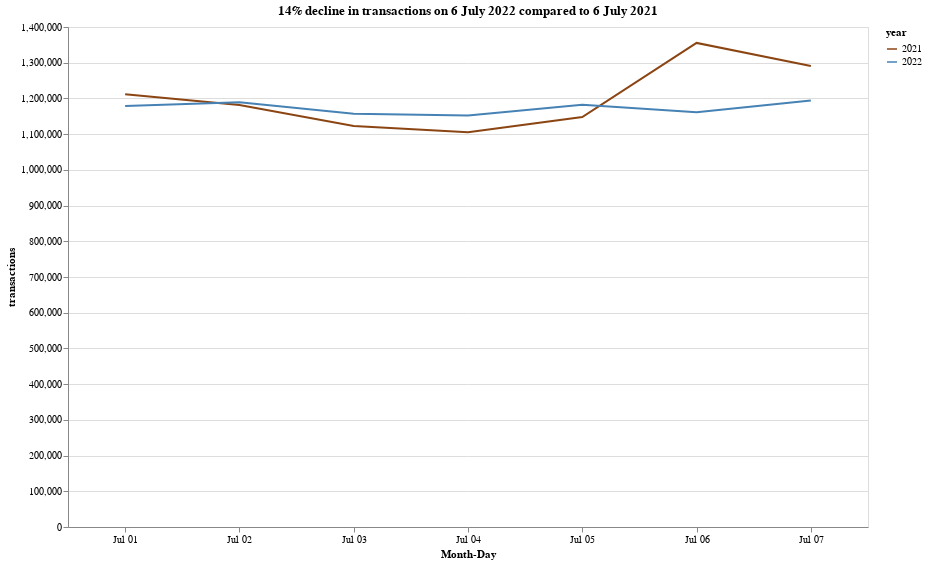

Source (notebook cell):
### Code cell
alt.Chart(df_txn_daily).mark_line().encode(
    x=alt.X('monthdate(block_date):O', title='Month-Day'),
    y='transactions:Q',
    color=alt.Color('block_year:N', scale=alt.Scale(range=['saddlebrown','steelblue']), legend=alt.Legend(title='year')),
    tooltip=[alt.Tooltip('block_year', title='year'), alt.Tooltip('transactions', format=','), alt.Tooltip('monthdate(block_date)', title='Month-Day')],
).properties(
    title='14% decline in transactions on 6 July 2022 compared to 6 July 2021',
    height=500,
    width=800
)

### Figure 1 — Vega-Lite specification as saved in the notebook (floating-point values rounded to 4 significant figures)
{"config": {"view": {"continuousWidth": 400, "continuousHeight": 300}}, "data": {"name": "data-026db85f04635e99c03945e9fb5e3c19"}, "mark": "line", "encoding": {"color": {"field": "block_year", "legend": {"title": "year"}, "scale": {"range": ["saddlebrown", "steelblue"]}, "type": "nominal"}, "tooltip": [{"field": "block_year", "title": "year", "type": "quantitative"}, {"field": "transactions", "format": ",", "type": "quantitative"}, {"field": "block_date", "timeUnit": "monthdate", "title": "Month-Day", "type": "temporal"}], "x": {"field": "block_date", "timeUnit": "monthdate", "title": "Month-Day", "type": "ordinal"}, "y": {"field": "transactions", "type": "quantitative"}}, "height": 500, "title": "14% decline in transactions on 6 July 2022 compared to 6 July 2021", "width": 800, "$schema": "https://vega.github.io/schema/vega-lite/v4.17.0.json", "datasets": {"data-026db85f04635e99c03945e9fb5e3c19": [{"block_date": "2021-07-01T00:00:00", "transactions": 1211710, "block_year": 2021}, {"block_date": "2021-07-02T00:00:00", "transactions": 1181574, "block_year": 2021}, {"block_date": "2021-07-03T00:00:00", "transactions": 1122543, "block_year": 2021}, {"block_date": "2021-07-04T00:00:00", "transactions": 1105343, "block_year": 2021}, {"block_date": "2021-07-05T00:00:00", "transactions": 1147895, "block_year": 2021}, {"block_date": "2021-07-06T00:00:00", "transactions": 1355421, "block_year": 2021}, {"block_date": "2021-07-07T00:00:00", "transactions": 1290979, "block_year": 2021}, {"block_date": "2022-07-01T00:00:00", "transactions": 1178620, "block_year": 2022}, {"block_date": "2022-07-02T00:00:00", "transactions": 1189382, "block_year": 2022}, {"block_date": "2022-07-03T00:00:00", "transactions": 1157052, "block_year": 2022}, {"block_date": "2022-07-04T00:00:00", "transactions": 1151999, "block_year": 2022}, {"block_date": "2022-07-05T00:00:00", "transactions": 1182504, "block_year": 2022}, {"block_date": "2022-07-06T00:00:00", "transactions": 1161432, "block_year": 2022}, {"block_date": "2022-07-07T00:00:00", "transactions": 1194330, "block_year": 2022}]}}
